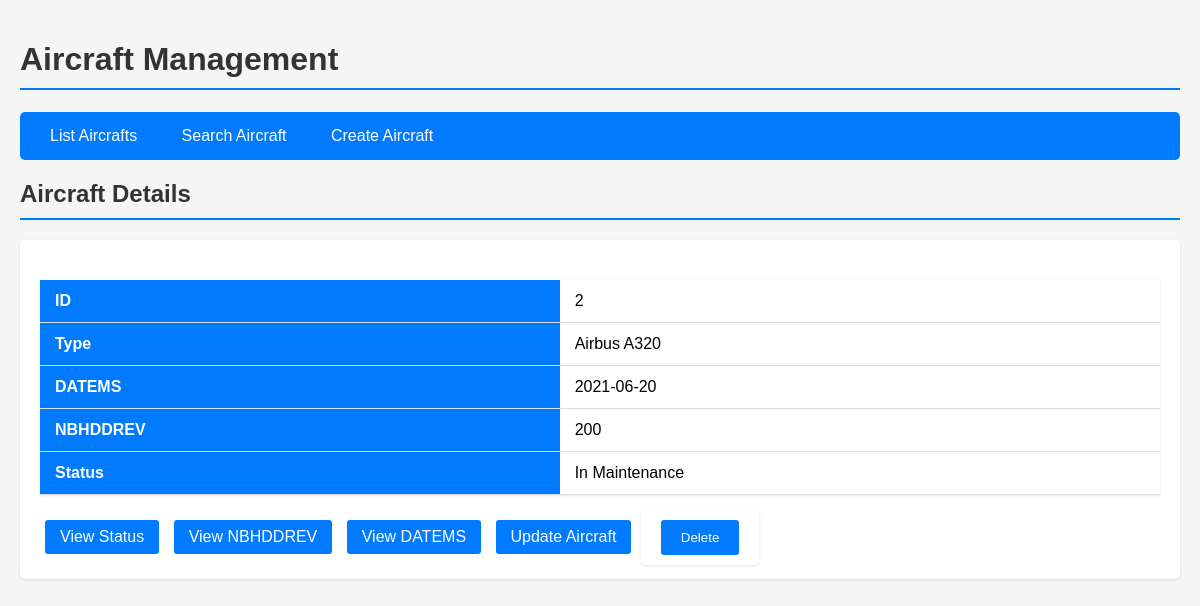
/aircraft?action=details&id=2, run on the app's committed database.
### tables this page shows
CREATE TABLE aircraft (
    NUMAV INTEGER PRIMARY KEY NOT NULL,
    TYPE VARCHAR(200) NOT NULL,
    datems DATE NOT NULL,
    NBHDDREV INTEGER DEFAULT 0,
    status TEXT NOT NULL CHECK (status IN ('Available', 'In Maintenance', 'Out of Service'))
);

### routes/aircraft_routes.py (the view, shortened to what this page needs)
@aircraft_routes.route("/aircraft", methods=["GET", "POST"])
def aircraft():
    action = request.args.get("action", "list")
    aircraft_id = request.args.get("id", type=int)
    name = request.form.get("name", "")
    context = {}
    if action == "list":
        context["aircrafts"] = Aircraft.get_all_aircrafts()
        context["view"] = "list"
    elif action == "details" and aircraft_id:
        context["aircraft"] = Aircraft.get_by_id(aircraft_id)
        context["view"] = "details"
    elif action == "status" and aircraft_id:
        context["status"] = Aircraft.get_status(aircraft_id)
        context["view"] = "status"
    elif action == "search":
        if request.method == "POST":
            context["aircrafts"] = Aircraft.get_by_name(name)
        context["view"] = "search"
    elif action == "nbhddrev" and aircraft_id:
        context["nbhddrev"] = Aircraft.get_nbhddrev(aircraft_id)
        context["view"] = "nbhddrev"
    elif action == "datems" and aircraft_id:
        context["datems"] = Aircraft.get_datems(aircraft_id)
        context["view"] = "datems"
    elif action == "delete" and aircraft_id and request.method == "POST":
        Aircraft.delete_aircraft(aircraft_id)
        return redirect(url_for('aircraft_routes.aircraft', action='list'))
    return render_template("aircraft.html", context=context)

### models/aircraft.py (called while the page is built)
    @staticmethod
    def get_db_connection():
        conn = sqlite3.connect('airplain.db')
        conn.row_factory = sqlite3.Row
        return conn

    @staticmethod
    def get_by_id(numav):
        conn = Aircraft.get_db_connection()
        cursor = conn.cursor()
        cursor.execute("SELECT * FROM aircraft WHERE NUMAV = ?", (numav,))
        row = cursor.fetchone()
        conn.close()
        if row:
            return Aircraft(row["NUMAV"], row["TYPE"], row["datems"], row["NBHDDREV"], row["status"])
        return None

### templates/aircraft.html (shortened to what this page needs)
<!DOCTYPE html>
<html lang="en">
<head>
</head>
<body>
    <h1>Aircraft Management</h1>
    <nav>
        <a href="{{ url_for('aircraft_routes.aircraft', action='list') }}">List Aircrafts</a>
        <a href="{{ url_for('aircraft_routes.aircraft', action='search') }}">Search Aircraft</a>
        <a href="{{ url_for('aircraft_routes.aircraft', action='create') }}">Create Aircraft</a>
    </nav>
    {% if context.view == "list" %}
        <h2>Aircraft List</h2>
        <table>
            <thead>
                <tr>
                    <th>ID</th>
                    <th>Aircraft Type</th>
                    <th>Action</th>
                </tr>
            </thead>
            <tbody>
                {% for aircraft in context.aircrafts %}
                    <tr>
                        <td>{{ aircraft['NUMAV'] }}</td>
                        <td>{{ aircraft['TYPE'] }}</td>
                        <td>
                            <a href="{{ url_for('aircraft_routes.aircraft', action='details', id=aircraft['NUMAV']) }}">View Details</a>
                            <a href="{{ url_for('aircraft_routes.aircraft', action='update', id=aircraft['NUMAV']) }}">Update</a>
                            <form method="POST" action="{{ url_for('aircraft_routes.aircraft', action='delete', id=aircraft['NUMAV']) }}" style="display:inline;">
                                <button type="submit" onclick="return confirm('Are you sure you want to delete this aircraft?')">Delete</button>
                            </form>
                        </td>
                    </tr>
                {% endfor %}
            </tbody>
        </table>
    {% elif context.view == "details" %}
        <h2>Aircraft Details</h2>
        {% if context.aircraft %}
            <div class="details-card">
                <table>
                    <tr>
                        <th>ID</th>
                        <td>{{ context.aircraft.NUMAV }}</td>
                    </tr>
                    <tr>
                        <th>Type</th>
                        <td>{{ context.aircraft.TYPE }}</td>
                    </tr>
                    <tr>
                        <th>DATEMS</th>
                        <td>{{ context.aircraft.DATEMS }}</td>
                    </tr>
                    <tr>
                        <th>NBHDDREV</th>
                        <td>{{ context.aircraft.NBHDDREV }}</td>
                    </tr>
                    <tr>
                        <th>Status</th>
                        <td>{{ context.aircraft.STATUS }}</td>
                    </tr>
                </table>
                <div class="action-links">
                    <a href="{{ url_for('aircraft_routes.aircraft', action='status', id=context.aircraft.NUMAV) }}">View Status</a>
                    <a href="{{ url_for('aircraft_routes.aircraft', action='nbhddrev', id=context.aircraft.NUMAV) }}">View NBHDDREV</a>
                    <a href="{{ url_for('aircraft_routes.aircraft', action='datems', id=context.aircraft.NUMAV) }}">View DATEMS</a>
                    <a href="{{ url_for('aircraft_routes.aircraft', action='update', id=context.aircraft.NUMAV) }}">Update Aircraft</a>
                    <form method="POST" action="{{ url_for('aircraft_routes.aircraft', action='delete', id=context.aircraft.NUMAV) }}" style="display:inline;">
                        <button type="submit" onclick="return confirm('Are you sure you want to delete this aircraft?')">Delete</button>
                    </form>
                </div>
            </div>
        {% else %}
            <p>Aircraft not found.</p>
        {% endif %}
    {% endif %}
</body>
</html>

### templates/aircraft.html (style rules this page uses)
body { font-family: Arial, sans-serif; max-width: 1200px; margin: 0 auto; padding: 20px; background-color: #f5f5f5; }
h1, h2 { color: #333; border-bottom: 2px solid #007bff; padding-bottom: 10px; }
nav { background-color: #007bff; padding: 15px; border-radius: 5px; margin: 20px 0; }
nav a { color: white; text-decoration: none; padding: 8px 15px; margin-right: 10px; border-radius: 3px; transition: background-color 0.3s; }
table { width: 100%; border-collapse: collapse; margin: 20px 0; background-color: white; box-shadow: 0 1px 3px rgba(0,0,0,0.1); }
th, td { padding: 12px 15px; text-align: left; border-bottom: 1px solid #ddd; }
th { background-color: #007bff; color: white; }
.details-card { background-color: white; padding: 20px; border-radius: 5px; box-shadow: 0 1px 3px rgba(0,0,0,0.1); }
.action-links a { display: inline-block; padding: 8px 15px; margin: 5px; background-color: #007bff; color: white; text-decoration: none; border-radius: 3px; transition: background-color 0.3s; }
form { background-color: white; padding: 20px; border-radius: 5px; box-shadow: 0 1px 3px rgba(0,0,0,0.1); }
button { background-color: #007bff; color: white; border: none; padding: 10px 20px; border-radius: 3px; cursor: pointer; transition: background-color 0.3s; }

### data on the page
aircraft: aircraft.NUMAV "2", aircraft.TYPE "Airbus A320", aircraft.DATEMS "2021-06-20", aircraft.NBHDDREV "200", aircraft.STATUS "In Maintenance"
